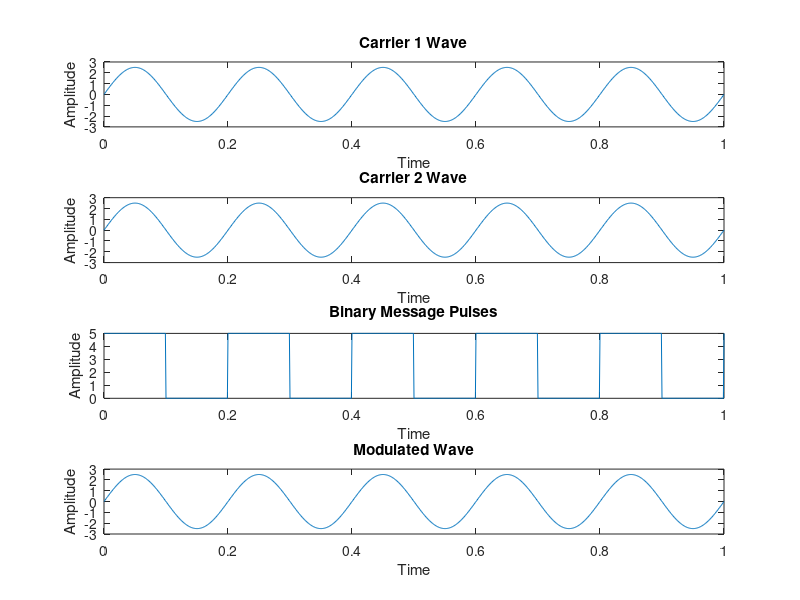

Source code (MATLAB):
% Author : Abhishek Sharma
% Computer Networks Lab 4 week 4
% Date : 25.02.2021
% Platform : GNU Octave Online
  
  


clc %for clearing the command window
close all %for closing all the window except command window
clear all %for deleting all the variables from the memory
fc1=input('Enter the freq of 1st Sine Wave carrier:');
fc2=input('Enter the freq of 2nd Sine Wave carrier:');
fp=input('Enter the freq of Periodic Binary pulse (Message):');
amp=input('Enter the amplitude (For Both Carrier & Binary Pulse Message):');
amp=amp/2;
t=0:0.001:1; % For setting the sampling interval
c1=amp.*sin(2*pi*fc1*t); % For Generating 1st Carrier Sine wave
c2=amp.*sin(2*pi*fc2*t); % For Generating 2nd Carrier Sine wave
subplot(4,1,1); %For Plotting The Carrier wave
plot(t,c1)
xlabel('Time')
ylabel('Amplitude')
title('Carrier 1 Wave')
subplot(4,1,2) %For Plotting The Carrier wave
plot(t,c2)
xlabel('Time')
ylabel('Amplitude')
title('Carrier 2 Wave')
m=amp.*square(2*pi*fp*t)+amp; %For Generating Square wave message
subplot(4,1,3) %For Plotting The Square Binary Pulse (Message)
plot(t,m)
xlabel('Time')
ylabel('Amplitude')
title('Binary Message Pulses')
for i=0:1000 %here we are generating the modulated wave
if m(i+1)==0
mm(i+1)=c2(i+1);
else
mm(i+1)=c1(i+1);
end
end
subplot(4,1,4) %For Plotting The Modulated wave
plot(t,mm)
xlabel('Time')
ylabel('Amplitude')
title('Modulated Wave')

  
% Output :
% Enter the freq of 1st Sine Wave carrier: > 10
% Enter the freq of 2nd Sine Wave carrier: > 30
% Enter the freq of Periodic Binary pulse (Message): > 5
% Enter the amplitude (For Both Carrier & Binary Pulse Message): > 4
